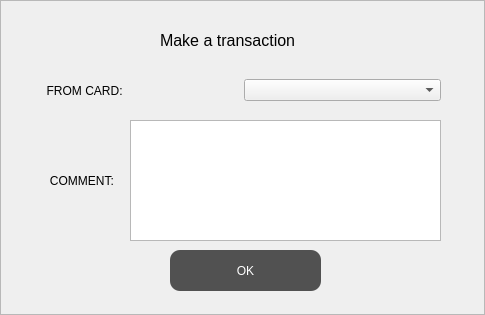
<?xml version="1.0" encoding="UTF-8"?>
<ui version="4.0">
 <class>TransactionFrame</class>
 <widget class="QFrame" name="TransactionFrame">
  <property name="geometry">
   <rect>
    <x>0</x>
    <y>0</y>
    <width>485</width>
    <height>315</height>
   </rect>
  </property>
  <property name="windowTitle">
   <string>Frame</string>
  </property>
  <property name="styleSheet">
   <string notr="true">QMainWindow {
    border-style: none;
    border-radius: 15px;
}</string>
  </property>
  <property name="frameShape">
   <enum>QFrame::StyledPanel</enum>
  </property>
  <property name="frameShadow">
   <enum>QFrame::Raised</enum>
  </property>
  <widget class="QLabel" name="label">
   <property name="geometry">
    <rect>
     <x>160</x>
     <y>30</y>
     <width>181</width>
     <height>20</height>
    </rect>
   </property>
   <property name="font">
    <font>
     <pointsize>12</pointsize>
    </font>
   </property>
   <property name="text">
    <string>Make a transaction</string>
   </property>
  </widget>
  <widget class="QWidget" name="horizontalLayoutWidget">
   <property name="geometry">
    <rect>
     <x>40</x>
     <y>120</y>
     <width>401</width>
     <height>121</height>
    </rect>
   </property>
   <layout class="QHBoxLayout" name="horizontalLayout">
    <item>
     <widget class="QLabel" name="label_2">
      <property name="text">
       <string>   COMMENT:   </string>
      </property>
     </widget>
    </item>
    <item>
     <widget class="QTextEdit" name="textEdit"/>
    </item>
   </layout>
  </widget>
  <widget class="QWidget" name="horizontalLayoutWidget_2">
   <property name="geometry">
    <rect>
     <x>40</x>
     <y>70</y>
     <width>401</width>
     <height>41</height>
    </rect>
   </property>
   <layout class="QHBoxLayout" name="horizontalLayout_2">
    <item>
     <widget class="QLabel" name="label_3">
      <property name="text">
       <string>  FROM CARD:</string>
      </property>
     </widget>
    </item>
    <item>
     <widget class="QComboBox" name="comboBox"/>
    </item>
   </layout>
  </widget>
  <widget class="QPushButton" name="pushButton">
   <property name="geometry">
    <rect>
     <x>170</x>
     <y>250</y>
     <width>151</width>
     <height>41</height>
    </rect>
   </property>
   <property name="styleSheet">
    <string notr="true">QPushButton {
    background-color: rgb(81, 81, 81);
    color: white;
    border-style: none;
    border-radius: 10px;
}

QPushButton:hover {
     background-color: rgb(120, 120, 120);     
}

QPushButton:pressed {
     background-color: rgb(150, 150, 150);     
}</string>
   </property>
   <property name="text">
    <string>OK</string>
   </property>
  </widget>
 </widget>
 <resources/>
 <connections/>
</ui>
